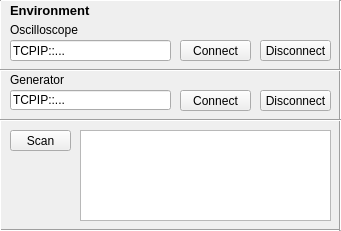
   <widget class="QFrame" name="frame">
    <property name="geometry">
     <rect>
      <x>270</x>
      <y>0</y>
      <width>341</width>
      <height>231</height>
     </rect>
    </property>
    <property name="frameShape">
     <enum>QFrame::StyledPanel</enum>
    </property>
    <property name="frameShadow">
     <enum>QFrame::Raised</enum>
    </property>
    <widget class="QLabel" name="label">
     <property name="geometry">
      <rect>
       <x>10</x>
       <y>0</y>
       <width>91</width>
       <height>21</height>
      </rect>
     </property>
     <property name="font">
      <font>
       <pointsize>10</pointsize>
       <weight>75</weight>
       <bold>true</bold>
      </font>
     </property>
     <property name="text">
      <string>Environment</string>
     </property>
     <property name="textFormat">
      <enum>Qt::AutoText</enum>
     </property>
     <property name="wordWrap">
      <bool>false</bool>
     </property>
    </widget>
    <widget class="QLineEdit" name="oscilloscope_addr">
     <property name="geometry">
      <rect>
       <x>10</x>
       <y>40</y>
       <width>161</width>
       <height>21</height>
      </rect>
     </property>
     <property name="text">
      <string>TCPIP::...</string>
     </property>
    </widget>
    <widget class="QPushButton" name="oscilloscope_conn_butt">
     <property name="geometry">
      <rect>
       <x>180</x>
       <y>40</y>
       <width>71</width>
       <height>21</height>
      </rect>
     </property>
     <property name="text">
      <string>Connect</string>
     </property>
    </widget>
    <widget class="QLabel" name="label_3">
     <property name="geometry">
      <rect>
       <x>10</x>
       <y>20</y>
       <width>181</width>
       <height>20</height>
      </rect>
     </property>
     <property name="text">
      <string>Oscilloscope</string>
     </property>
    </widget>
    <widget class="QLabel" name="label_4">
     <property name="geometry">
      <rect>
       <x>10</x>
       <y>70</y>
       <width>181</width>
       <height>20</height>
      </rect>
     </property>
     <property name="text">
      <string>Generator</string>
     </property>
    </widget>
    <widget class="QPushButton" name="generator_conn_butt">
     <property name="geometry">
      <rect>
       <x>180</x>
       <y>90</y>
       <width>71</width>
       <height>21</height>
      </rect>
     </property>
     <property name="text">
      <string>Connect</string>
     </property>
    </widget>
    <widget class="QLineEdit" name="generator_addr">
     <property name="geometry">
      <rect>
       <x>10</x>
       <y>90</y>
       <width>161</width>
       <height>20</height>
      </rect>
     </property>
     <property name="text">
      <string>TCPIP::...</string>
     </property>
    </widget>
    <widget class="Line" name="line_7">
     <property name="geometry">
      <rect>
       <x>0</x>
       <y>220</y>
       <width>341</width>
       <height>21</height>
      </rect>
     </property>
     <property name="orientation">
      <enum>Qt::Horizontal</enum>
     </property>
    </widget>
    <widget class="Line" name="line_14">
     <property name="geometry">
      <rect>
       <x>0</x>
       <y>-10</y>
       <width>341</width>
       <height>21</height>
      </rect>
     </property>
     <property name="orientation">
      <enum>Qt::Horizontal</enum>
     </property>
    </widget>
    <widget class="Line" name="line_15">
     <property name="geometry">
      <rect>
       <x>-10</x>
       <y>0</y>
       <width>20</width>
       <height>231</height>
      </rect>
     </property>
     <property name="orientation">
      <enum>Qt::Vertical</enum>
     </property>
    </widget>
    <widget class="Line" name="line_16">
     <property name="geometry">
      <rect>
       <x>330</x>
       <y>0</y>
       <width>20</width>
       <height>231</height>
      </rect>
     </property>
     <property name="orientation">
      <enum>Qt::Vertical</enum>
     </property>
    </widget>
    <widget class="QPushButton" name="reset_osc_butt">
     <property name="geometry">
      <rect>
       <x>260</x>
       <y>40</y>
       <width>71</width>
       <height>21</height>
      </rect>
     </property>
     <property name="text">
      <string>Disconnect</string>
     </property>
    </widget>
    <widget class="QPushButton" name="reset_gen_butt">
     <property name="geometry">
      <rect>
       <x>260</x>
       <y>90</y>
       <width>71</width>
       <height>21</height>
      </rect>
     </property>
     <property name="text">
      <string>Disconnect</string>
     </property>
    </widget>
    <widget class="Line" name="line_21">
     <property name="geometry">
      <rect>
       <x>0</x>
       <y>60</y>
       <width>341</width>
       <height>21</height>
      </rect>
     </property>
     <property name="orientation">
      <enum>Qt::Horizontal</enum>
     </property>
    </widget>
    <widget class="Line" name="line_23">
     <property name="geometry">
      <rect>
       <x>0</x>
       <y>110</y>
       <width>341</width>
       <height>21</height>
      </rect>
     </property>
     <property name="orientation">
      <enum>Qt::Horizontal</enum>
     </property>
    </widget>
    <widget class="QPushButton" name="scan_res_butt">
     <property name="geometry">
      <rect>
       <x>10</x>
       <y>130</y>
       <width>61</width>
       <height>21</height>
      </rect>
     </property>
     <property name="text">
      <string>Scan</string>
     </property>
    </widget>
    <widget class="QPlainTextEdit" name="res_plain_text">
     <property name="geometry">
      <rect>
       <x>80</x>
       <y>130</y>
       <width>251</width>
       <height>91</height>
      </rect>
     </property>
     <property name="readOnly">
      <bool>true</bool>
     </property>
    </widget>
   </widget>
